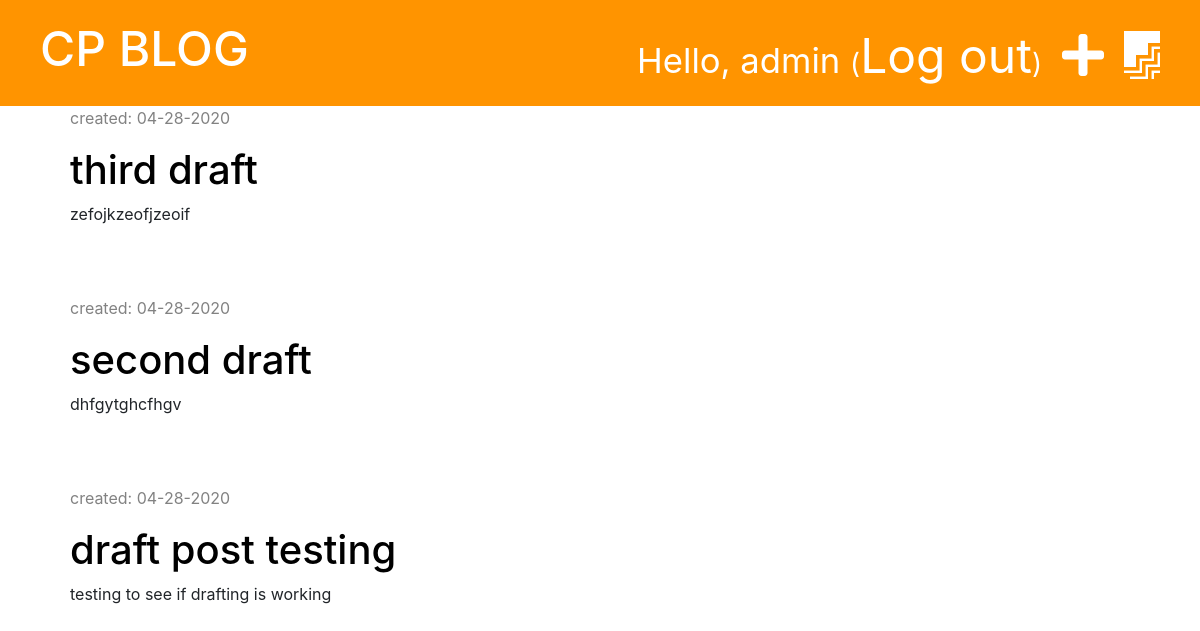
Page /drafts/ (signed in) on the committed database.
### blog/models.py (models this page shows, shortened)
class Post(models.Model):
    author = models.ForeignKey('auth.User', on_delete=models.CASCADE)
    title = models.CharField(max_length=200)
    text = models.TextField()
    created_date = models.DateTimeField(default=timezone.now)
    published_date = models.DateTimeField(blank=True, null=True)

### blog/views.py (the view)
# urls.py: path('drafts/', views.post_draft_list, name='post_draft_list'),
@login_required
def post_draft_list(request) :
    posts = Post.objects.filter(published_date__isnull=True).order_by('-created_date')
    stuff_for_frontend = {'posts': posts}
    return render(request, 'blog/post_draft_list.html', stuff_for_frontend)

### blog/templates/blog/post_draft_list.html (shortened to what this page needs)
{% extends 'blog/base.html' %}
{% block content %}
    {% for post in posts %}
        <div class="post">
            <p class="date">created: {{ post.created_date|date:'m-d-Y' }}</p>
            <h1><a href="{% url 'post_detail' pk=post.pk %}">{{ post.title }}</a></h1>
            <p>{{ post.text|truncatechars:50 }}</p>
        </div>
   {% endfor %}
{% endblock %}

### blog/templates/blog/base.html (shortened to what this page needs)
{% load static %}
<!DOCTYPE html>
<html lang="en">
<head>
    <link rel="stylesheet" href="https://stackpath.bootstrapcdn.com/bootstrap/4.4.1/css/bootstrap.min.css">
    <link rel="stylesheet" href="{% static 'css/blog.css' %}">
    <link rel="stylesheet" href="https://use.fontawesome.com/releases/v5.13.0/css/all.css">
    <link rel="stylesheet" href="{% static 'css/zenburn.css' %}">
</head>
<body>
<div class="page-header">
    {% if user.is_authenticated %}
        <a href="{% url 'post_draft_list' %}" class="top-menu"><i class="fab fa-firstdraft"></i></a>
        <a href="{% url 'post_new' %}" class="top-menu"><i class="fas fa-plus"></i></a>
        <p class="top-menu">Hello, {{ user.username }} <small>(<a href="{% url 'logout' %}">Log out</a>)</small></p>
    {% else %}
        <a href="{% url 'login' %}" class="top-menu"><i class="fas fa-sign-in-alt"></i></a>
    {% endif %}
    <h1><a href="/">CP BLOG</a></h1>
</div>
<div class="content container">
    <div class="row">
        <div class="col-md-8">
            {% block content %}
            {% endblock %}
        </div>
    </div>
</div>
</body>
</html>

### blog/static/css/blog.css (style rules this page uses)
.page-header { background-color: #ff9400; margin-top: 0; padding: 20px 20px 20px 40px; }
.page-header h1, .page-header a { color: #ffffff; font-size: 36pt; text-decoration: none; }
.content { margin-left: 40px; }
.date { color: #828282; }
.post { margin-bottom: 70px; }
.post h1 a { color: #000000; }
.top-menu { color: #ffffff; float: right; font-size: 26pt; margin-right: 20px; }

### rows in the picture
Post: created_date "04-28-2020", title "third draft", text "zefojkzeofjzeoif"
Post: created_date "04-28-2020", title "second draft", text "dhfgytghcfhgv"
Post: created_date "04-28-2020", title "draft post testing", text "testing to see if drafting is working"

### other values in the picture
{{ user.username }} "admin"
